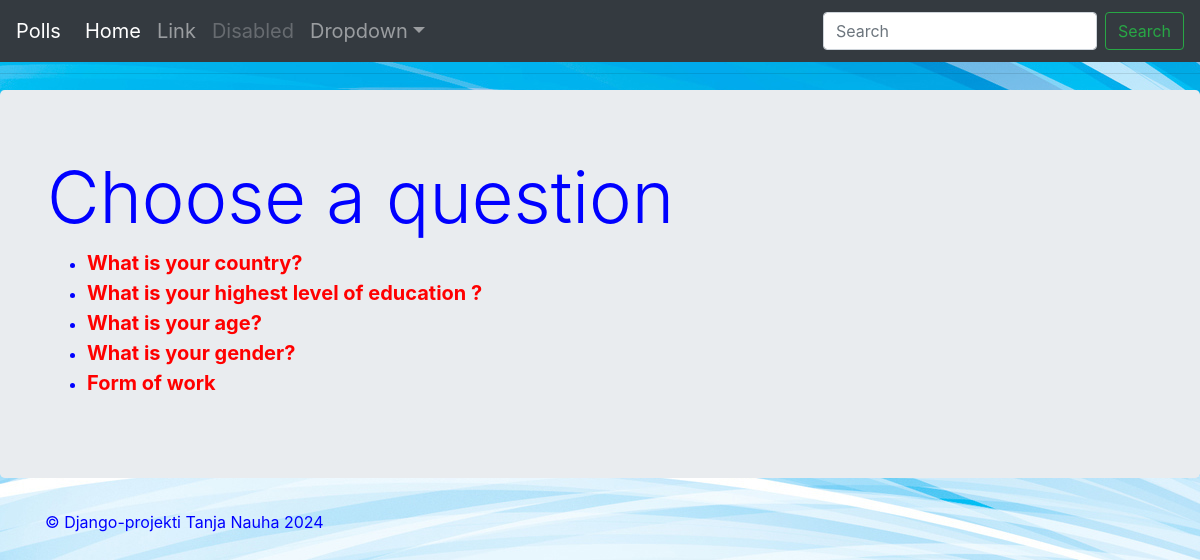
The page /kysely/ on the database its author committed.
### kysely/models.py (models this page shows, shortened)
class Kysymys(models.Model):
    kysymys_txt = models.CharField(max_length=100)
    julkaisu_pvm = models.DateTimeField("julkaisu pvm")

### kysely/views.py (the view)
# urls.py: path('', views.index, name="index"),
def index(request):
    viimeisin_kysymys = Kysymys.objects.order_by('julkaisu_pvm')[:5]
    context = {
        'viimeisin_kysymys': viimeisin_kysymys
    }
    return render(request, "kysely/index.html", context)

### kysely/templates/kysely/index.html
{% extends 'kysely/base.html' %}
{% block main_content %}
<h1 class="display-3">Choose a question</h1>
{% if viimeisin_kysymys %}
<ul>
   {% for kysymys in viimeisin_kysymys %}
    <li><a href="{% url 'kysely:detail' kysymys.id %}"><b>{{ kysymys.kysymys_txt }}</b></a></li>
    {% endfor %}
</ul>
    {% else %}
<p>You don't have any questions. Please add some.</p>
{% endif %}
{% endblock %}

### kysely/static/kysely/style.css (style rules this page uses)
li a { font-size: 20px; color: red; }
body { color: blue; background: white url("images/background_django_mysite.jpg") no-repeat; }

### rows shown on the page
Kysymys: kysymys_txt "What is your country?"
Kysymys: kysymys_txt "What is your highest level of education ?"
Kysymys: kysymys_txt "What is your age?"
Kysymys: kysymys_txt "What is your gender?"
Kysymys: kysymys_txt "Form of work"
